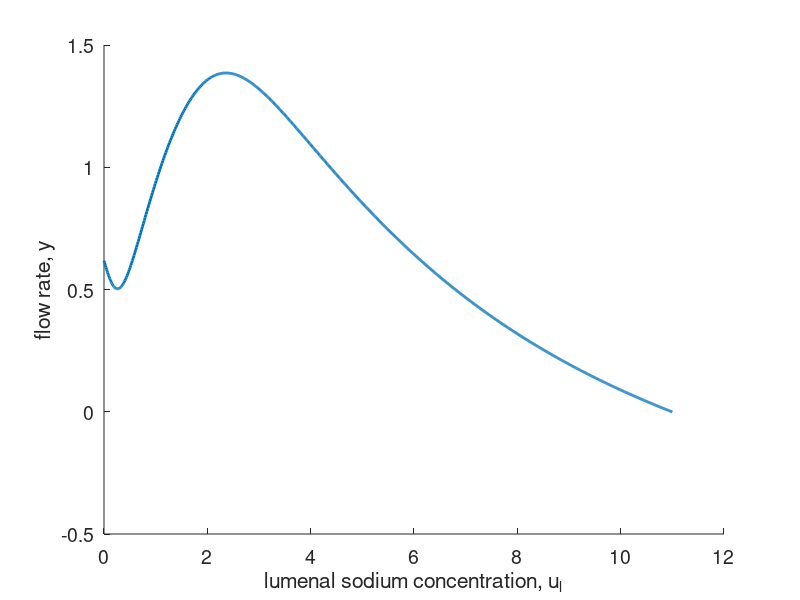

The MATLAB source for this figure:
% Fluid absorption as a function of lumenal Na concentration,% in nondimensional variables.% Just reproducing a figure in the gastrointestinal chapter.clear allclose allclcbeta = 1;gam = 10;rho = 1;u0 = 1;ui = linspace(0,10,1000);fi = (ui.^3)./(1+ui.^3);ul = ui + beta*fi;a = rho;b = rho + ul;c = ui - u0 + (1-gam)*beta*fi;y = (-b + (b.^2 - 4*a*c).^0.5)./(2*a);plot(ul,y,'LineWidth',2)xlabel('lumenal sodium concentration, u_l')ylabel('flow rate, y')set(gca,'FontSize',14)box off